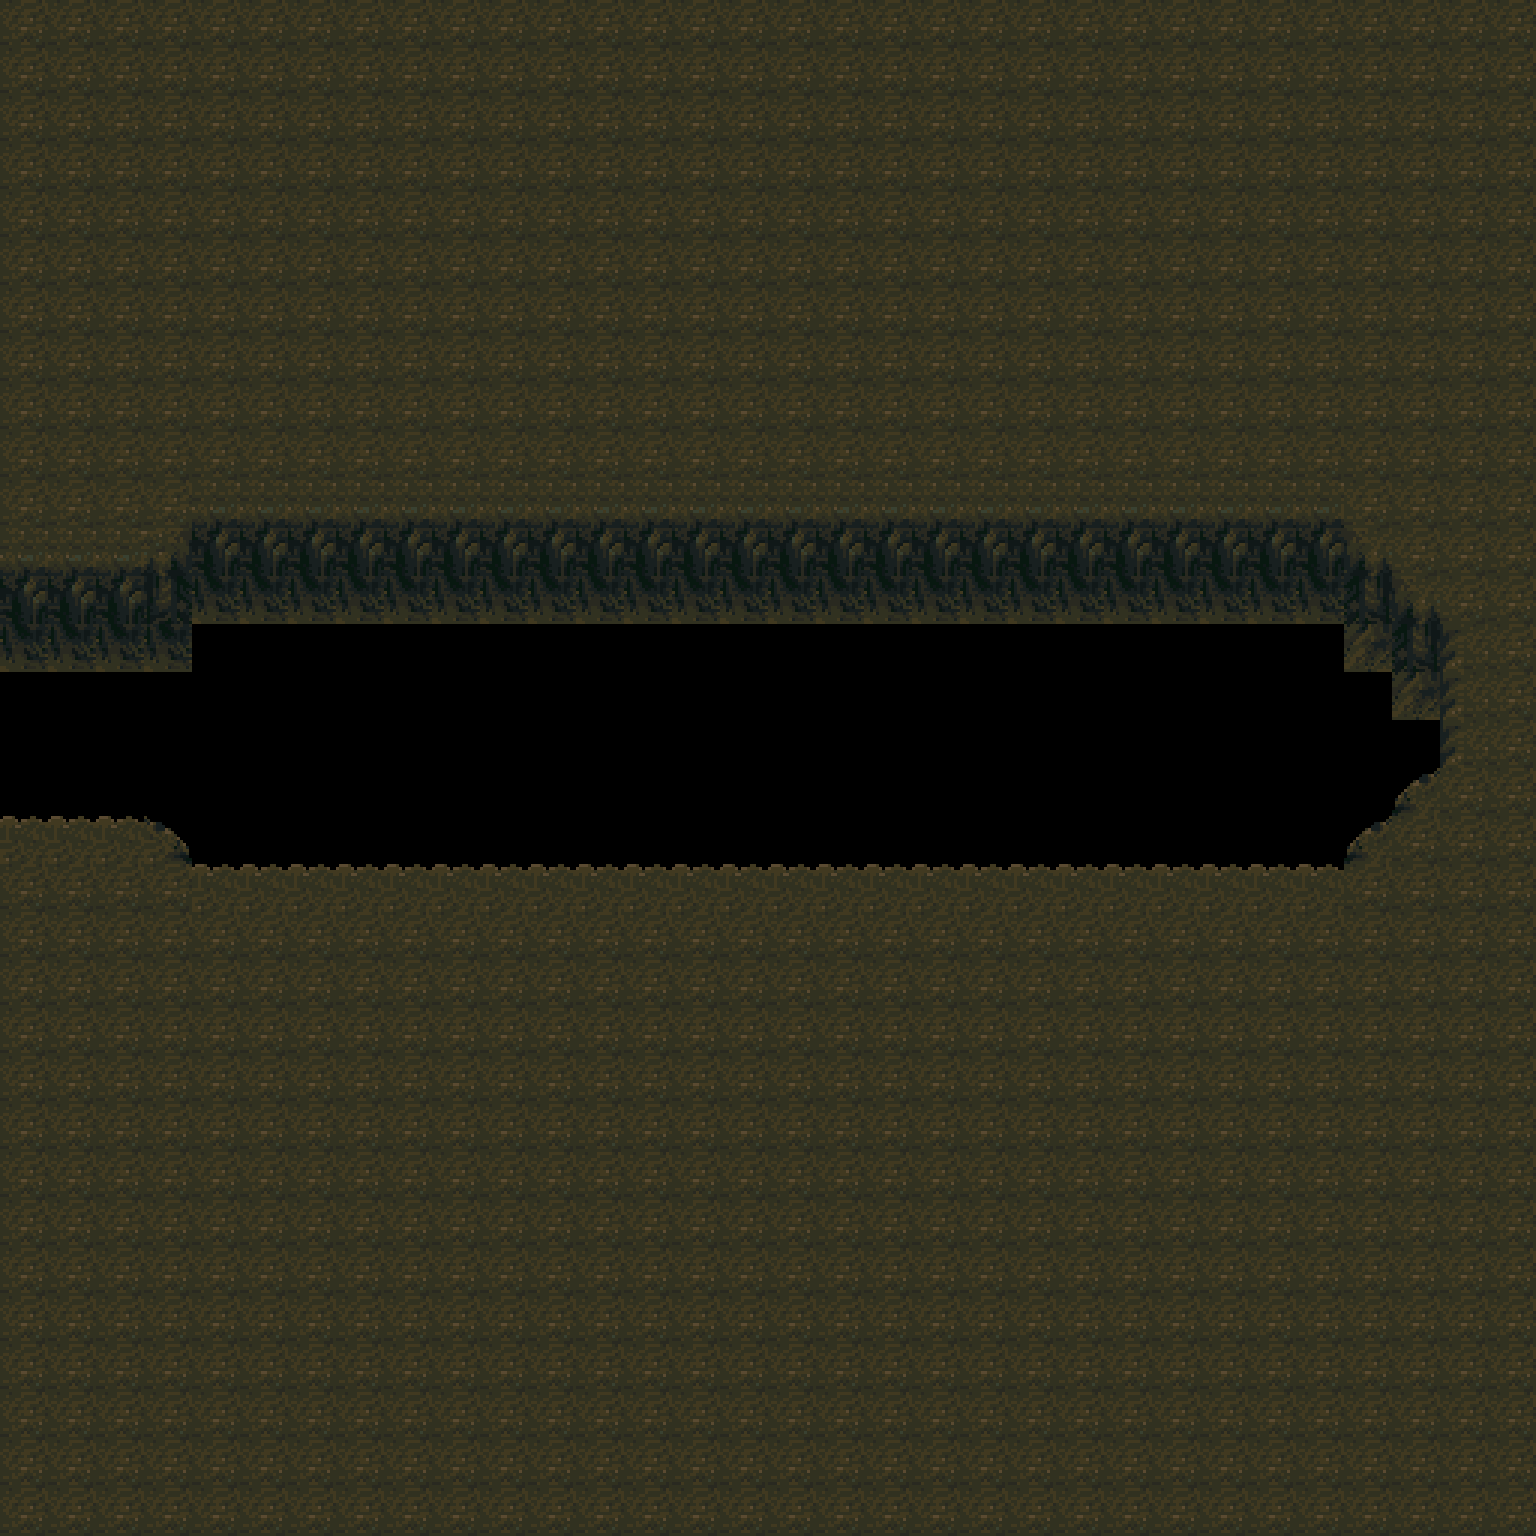

This game map was drawn from its Tiled (.tmx) file and the tilesets committed beside it. A one-line description and the trimmed map source follow:
An orthogonal 32x32 tile map with 48x48 px tiles, 1 tile layer (Furnishing), 1 hidden layer not drawn and 2 objects.

<map version="1.2" tiledversion="1.3.4" orientation="orthogonal" renderorder="right-down" width="32" height="32" tilewidth="48" tileheight="48" infinite="0" nextlayerid="4" nextobjectid="5">
 <tileset firstgid="1" source="CaveInner.tsx" />
 <layer id="2" name="Floor" width="32" height="32" visible="0">
  <data>[1024 cells, 1024 non-empty, 1 distinct tile ids]</data>
 </layer>
 <layer id="1" name="Furnishing" width="32" height="32">
  <data>[1024 cells, 888 non-empty, 13 distinct tile ids]</data>
 </layer>
 <objectgroup id="3" name="Props">
  <object id="3" gid="20" x="1296" y="816" width="48" height="48">
   <properties>
    <property name="I" value="[ChestSpawn]" />
   </properties>
  </object>
  <object id="4" gid="20" x="1296" y="720" width="48" height="48">
   <properties>
    <property name="I" value="[ChestSpawn]" />
   </properties>
  </object>
 </objectgroup>
</map>
